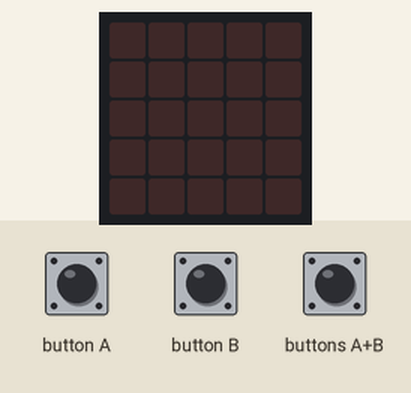
A program run on a simulated BBC micro:bit (MakeCode). Parts: the board's 5×5 LED display. The test bench sets the inputs (shaded band).

Above: at 1.2 s.
1.3 s: button A pressed for 0.15 s
At 2.0 s:
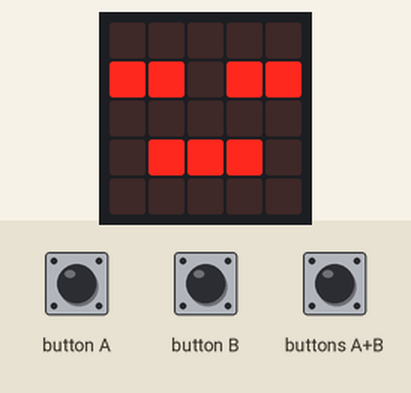
4.4 s: buttons A+B pressed for 1 s
At 5.8 s:
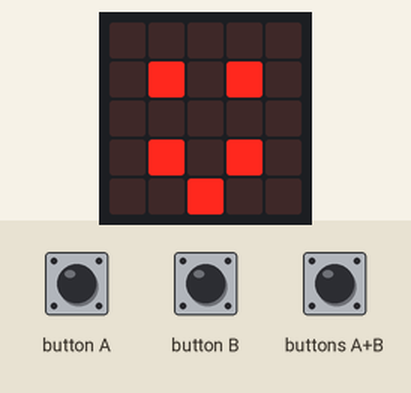
8.4 s: button B pressed for 0.15 s
At 9.1 s:
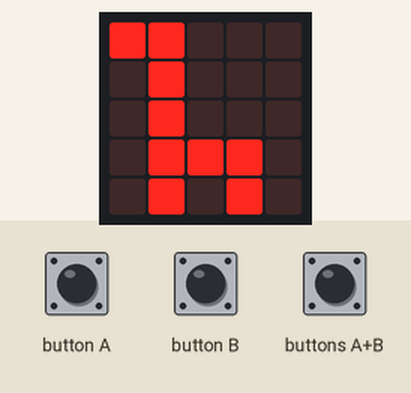
11.5 s: buttons A+B pressed for 0.15 s
At 13.3 s:
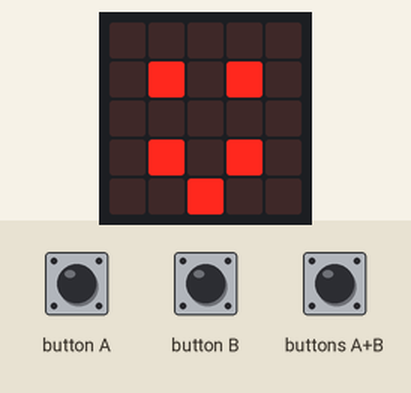
Timing chart, 0 to 14.8 s (numbered marks = the images above; inputs shaded):
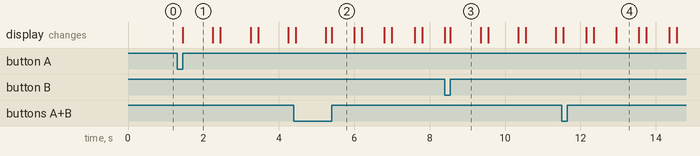

Measured:
- after the input at 1.3 s, the display: changes after 0.15 s (image 1)
- after the input at 4.4 s, the display: first differs from a run without the input after 1.0 s (image 2)
- after the input at 8.4 s, the display: first differs from a run without the input after 0.15 s (image 3)
- after the input at 11.5 s, the display: first differs from a run without the input after 0.65 s (image 4)
- what the display in image 1 shows lasts 0.8 s, from 1.5 s to 2.3 s
- what the display in image 2 shows lasts 0.6 s, from 5.4 s to 6.0 s

The program:

main.ts
```typescript
input.onButtonPressed(Button.A, function () {
    for (let index = 0; index < 4; index++) {
        basic.showIcon(IconNames.Asleep)
        basic.pause(200)
        basic.clearScreen()
        basic.pause(200)
    }
})
input.onButtonPressed(Button.AB, function () {
    for (let index = 0; index < 4; index++) {
        basic.showLeds(`
            . . . . .
            . # . # .
            . . . . .
            . # . # .
            . . # . .
            `)
        basic.pause(200)
        basic.clearScreen()
        basic.pause(200)
    }
})
input.onButtonPressed(Button.B, function () {
    for (let index = 0; index < 4; index++) {
        basic.showIcon(IconNames.Giraffe)
        basic.pause(200)
        basic.clearScreen()
        basic.pause(200)
    }
})
```

test.ts
```typescript
// aquí va el archivo "tests"; esto no se compilará cuando este paquete se utilice como una extensión.
```
